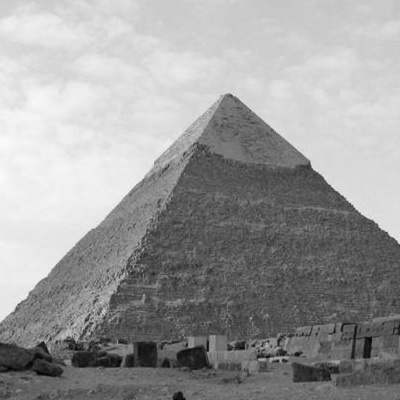
#> input picture images/pyramids_Gray.jpg, 400 x 400 px
$ python gaussian_laplacian.py
#> lines starting #> are read from the running program, lines starting #| are printed output that depends on the picture
import cv2
import numpy as np

# read image
pyramid = cv2.imread('images/pyramids_Gray.jpg')
#> pyramid is the input picture: shape (400, 400, 3); min 0, max 252, mean 155.2
cv2.imshow('origin', pyramid)

# Gaussian pyramid level 1
g1_pyramid = cv2.pyrDown(pyramid)
cv2.imshow('Gaussian pyramid level 1', g1_pyramid)

# Laplacian pyramid level 0
g1_expanded = cv2.pyrUp(g1_pyramid)
l0_pyramid = cv2.subtract(pyramid, g1_expanded)
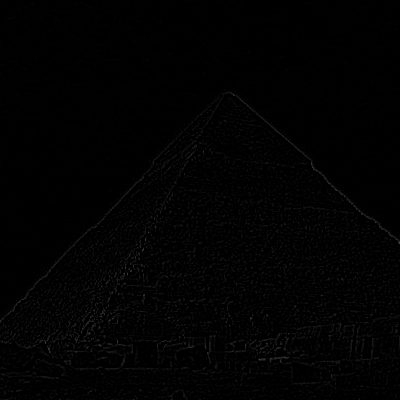
#> l0_pyramid: shape (400, 400, 3); min 0, max 65, mean 1.9
cv2.imshow('Laplacian pyramid level 0', l0_pyramid)

# Laplacian pyramid level 1
g2_pyramid = cv2.pyrDown(g1_pyramid)
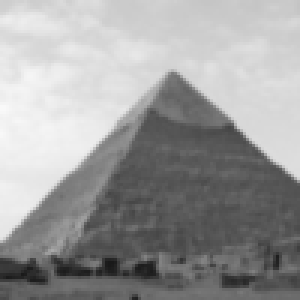
#> g2_pyramid: shape (100, 100, 3) (shown 3 times larger); min 25, max 249, mean 155.8
g2_expanded = cv2.pyrUp(g2_pyramid)
l1_pyramid = cv2.subtract(g1_pyramid, g2_expanded)

# Inverse pyramid level 1
i2_expanded = g2_expanded.copy()
i1_pyramid = cv2.add(l1_pyramid, i2_expanded)
cv2.imshow('Inverse pyramid level 1', i1_pyramid)

# Inverse pyramid level 0
i1_expanded = cv2.pyrUp(i1_pyramid)
i0_pyramid = cv2.add(l0_pyramid, i1_expanded)
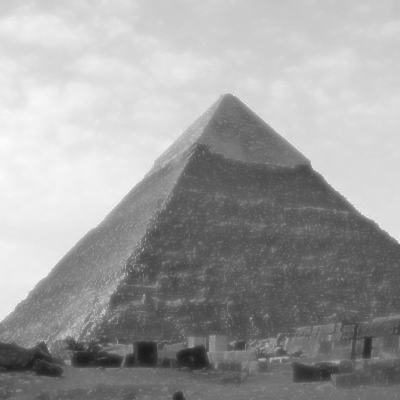
#> i0_pyramid: shape (400, 400, 3); min 26, max 252, mean 159
cv2.imshow('Inverse pyramid level 0', i0_pyramid)

cv2.waitKey(0)
